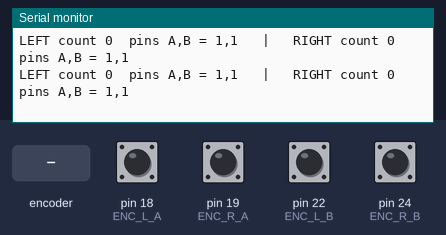
Recording of a sketch running on a simulated Arduino Mega 2560, built with avr-gcc and run on an emulated ATmega2560. On the bench: the last lines printed to the serial monitor. The inputs (shaded band) are chosen by the test bench; at power-on: pin 18 (ENC_L_A), pin 19 (ENC_R_A), pin 22 (ENC_L_B), pin 24 (ENC_R_B) HIGH.

Above: at 1.2 s.
1.3 s: rotary encoder on pin 18 (ENC_L_A) / pin 22 (ENC_L_B) turned 1 step (first pin leading)
At 1.56 s:
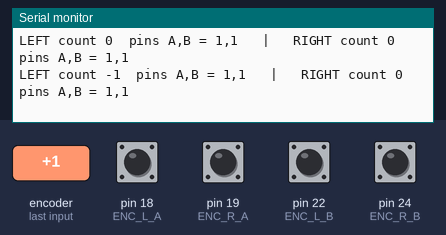
3.0 s: pin 19 (ENC_R_A) pulled LOW for 0.25 s
At 3.17 s:
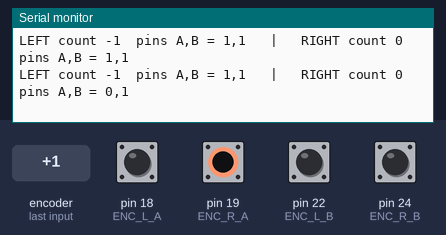
4.7 s: pin 24 (ENC_R_B) pulled LOW for 0.25 s
At 4.98 s:
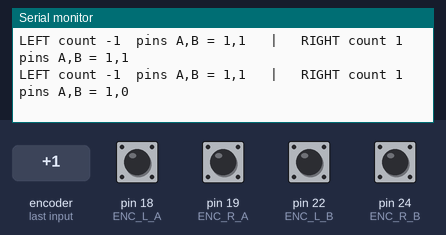
6.4 s: pin 19 (ENC_R_A) pulled LOW for 1 s
At 6.59 s:
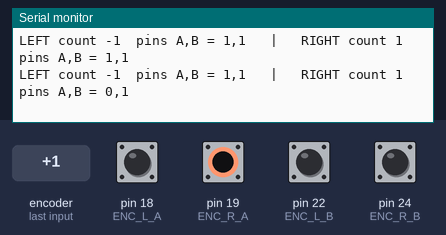
8.9 s: pin 24 (ENC_R_B) pulled LOW for 1 s
At 9.2 s:
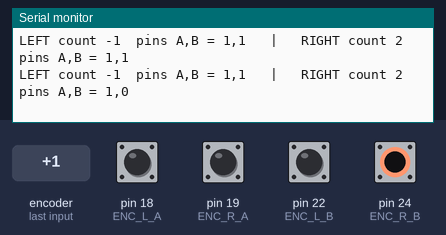
11.4 s: rotary encoder on pin 18 (ENC_L_A) / pin 22 (ENC_L_B) turned 1 step (first pin leading)
At 11.61 s:
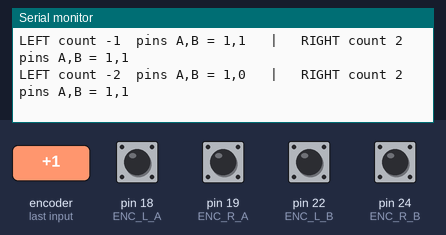
Timing chart, 0 to 14.1 s (numbered marks = the images above; inputs shaded):
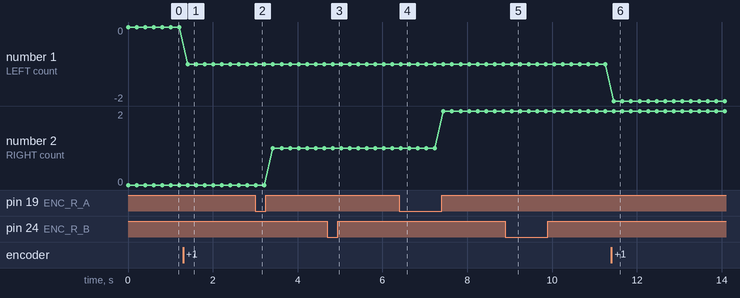

Measured:
- after the input at 1.3 s, the serial monitor: prints a new line after 0.11 s (image 1)
- after the input at 3.0 s, the serial monitor: prints a new line at once (image 2)
- after the input at 4.7 s, the serial monitor: prints a new line after 0.13 s (image 3)
- after the input at 6.4 s, the serial monitor: prints a new line at once (image 4)
- after the input at 8.9 s, the serial monitor: prints a new line after 0.15 s (image 5)
- after the input at 11.4 s, the serial monitor: prints a new line after 0.06 s (image 6)
- plotted number 1: 0 → -1 after the input at 1.3 s, -1 → -2 after the input at 11.4 s
- plotted number 2: 1 → 2 after the input at 6.4 s

The sketch:

encoder_test.ino
```cpp
/*
  ENCODER TEST - checks that each encoder signal reaches the Arduino.
  No motors, no servo. Turn each wheel SLOWLY BY HAND and watch
  Tools > Serial Monitor at 115200.

  Each line shows:  L count | L pins A,B | R count | R pins A,B
  Turning a wheel should make its count change and its A/B pins flip 0/1.
*/
const int ENC_L_A = 18, ENC_L_B = 22;   // left  yellow, white
const int ENC_R_A = 19, ENC_R_B = 24;   // right yellow, white

volatile long leftCount = 0, rightCount = 0;
void leftEncoder()  { if (digitalRead(ENC_L_B)) leftCount++;  else leftCount--;  }
void rightEncoder() { if (digitalRead(ENC_R_B)) rightCount++; else rightCount--; }

void setup() {
  Serial.begin(115200);
  pinMode(ENC_L_A, INPUT_PULLUP); pinMode(ENC_L_B, INPUT_PULLUP);
  pinMode(ENC_R_A, INPUT_PULLUP); pinMode(ENC_R_B, INPUT_PULLUP);
  attachInterrupt(digitalPinToInterrupt(ENC_L_A), leftEncoder,  RISING);
  attachInterrupt(digitalPinToInterrupt(ENC_R_A), rightEncoder, RISING);
  Serial.println("Turn each wheel slowly by hand...");
}

void loop() {
  noInterrupts(); long l = leftCount, r = rightCount; interrupts();
  Serial.print("LEFT count "); Serial.print(l);
  Serial.print("  pins A,B = "); Serial.print(digitalRead(ENC_L_A)); Serial.print(','); Serial.print(digitalRead(ENC_L_B));
  Serial.print("   |   RIGHT count "); Serial.print(r);
  Serial.print("  pins A,B = "); Serial.print(digitalRead(ENC_R_A)); Serial.print(','); Serial.println(digitalRead(ENC_R_B));
  delay(200);
}
```
